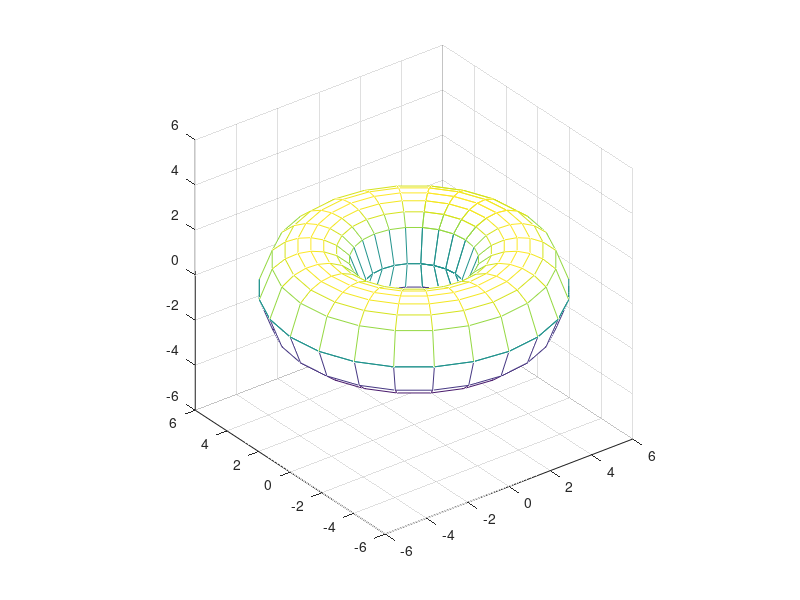

The MATLAB source for this figure:
clear all;
m_x=9; %matrix column size
m_y=9;
n_x=28; %matrix row size
n_y=28;
x_dis_radius=.5;
x_dis_angle=pi/12;
y_dis_radius=.5;
y_dis_angle=pi/12;


X=zeros(m_x,n_x);
Y=zeros(m_y,n_y);

for i=1:m_x
    for j=1:n_y
        X(i,j)=(2+(i-1)*x_dis_radius)*cos((j-1)*x_dis_angle);
        Y(i,j)=(2+(i-1)*y_dis_radius)*sin((j-1)*y_dis_angle);
    end
end

Z=real ( sqrt(4-(sqrt(X.^2+Y.^2)-4).^2));
mesh(X,Y,Z);
hold on;
mesh(X,Y,-Z)
axis equal;